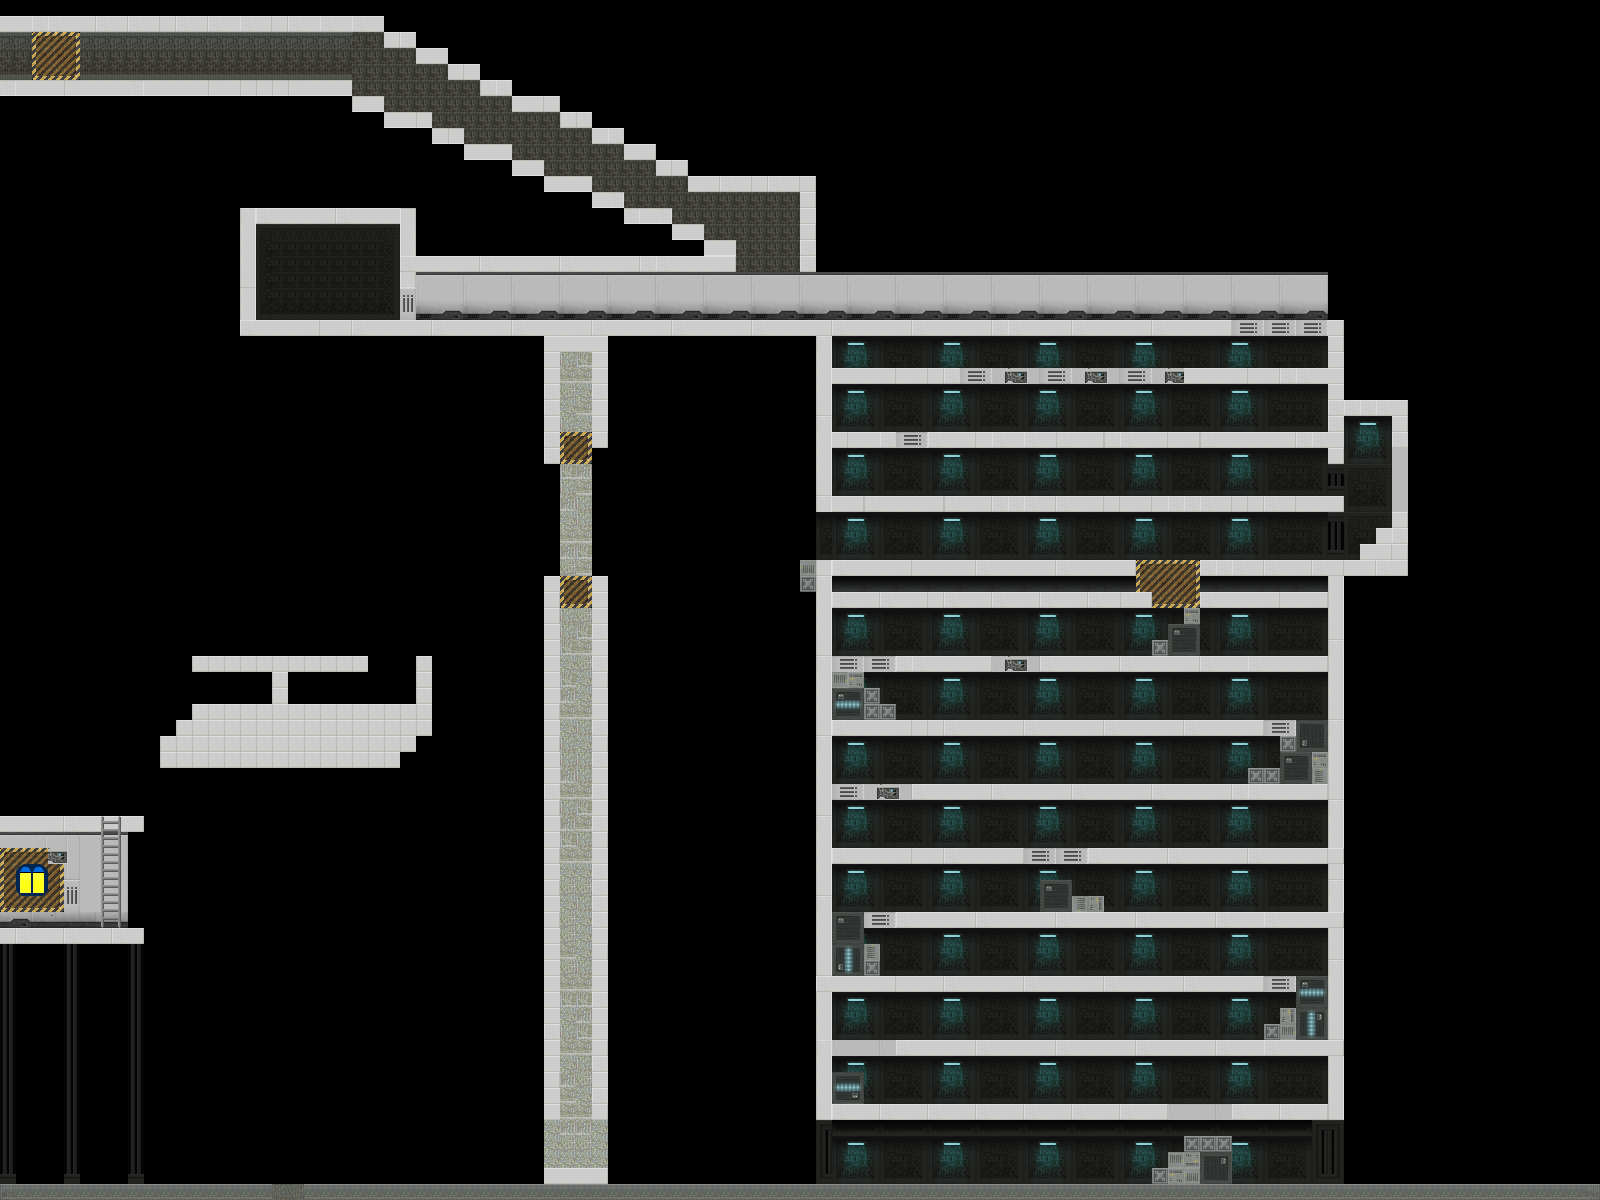

A 2D game scene composited from a Tiled map and its tileset images. What follows is a short description and the map's XML, with each tile layer's data collapsed to a summary:
An orthogonal 100x75 tile map with 16x16 px tiles, 3 tile layers (Tile Layer 3, Tile Layer 2, Tile Layer 1), 3 tilesets and 17 objects.

<map version="1.2" tiledversion="1.3.3" orientation="orthogonal" renderorder="right-down" width="100" height="75" tilewidth="16" tileheight="16" infinite="0" nextlayerid="8" nextobjectid="21">
 <editorsettings>
  <export target="map.json" format="json" />
 </editorsettings>
 <tileset firstgid="1" name="scifi_platformTiles_16x16" tilewidth="16" tileheight="16" tilecount="805" columns="35">
  <image source="scifi_platformTiles_16x16.png" width="560" height="368" />
 </tileset>
 <tileset firstgid="806" name="Sprites" tilewidth="16" tileheight="32" tilecount="2" columns="2">
  <image source="../../../DG5/assets/segments.png" width="32" height="32" />
 </tileset>
 <tileset firstgid="808" name="powerups" tilewidth="32" tileheight="32" tilecount="3" columns="3">
  <image source="../powerup/SSpowerups.png" width="96" height="32" />
 </tileset>
 <layer id="3" name="Tile Layer 3" width="100" height="75">
  <data>[7500 cells, 15 non-empty, 12 distinct tile ids]</data>
 </layer>
 <layer id="2" name="Tile Layer 2" width="100" height="75">
  <data>[7500 cells, 2403 non-empty, 140 distinct tile ids]</data>
 </layer>
 <objectgroup id="4" name="Objects">
  <object id="3" gid="806" x="275" y="1182.5" width="16" height="32" />
  <object id="4" gid="806" x="559.5" y="1166" width="16" height="32" />
  <object id="5" gid="1073742630" x="816" y="1149" width="16" height="32" rotation="180" />
  <object id="6" gid="806" x="1309.5" y="1102" width="16" height="32" />
  <object id="7" gid="806" x="1301.5" y="493" width="16" height="32" />
  <object id="8" gid="806" x="1174.5" y="845" width="16" height="32" />
  <object id="9" gid="1073742630" x="1118" y="527" width="16" height="32" rotation="180" />
  <object id="10" gid="806" x="1206" y="557.5" width="16" height="32" />
  <object id="11" gid="1073742630" x="784" y="285" width="16" height="32" rotation="180" />
  <object id="13" gid="1073742630" x="452" y="94" width="16" height="32" rotation="180" />
  <object id="14" gid="1073742630" x="323.5" y="44" width="16" height="32" rotation="180" />
  <object id="15" gid="806" x="181.5" y="76.5" width="16" height="32" />
  <object id="16" gid="806" x="127" y="926" width="16" height="32" />
 </objectgroup>
 <objectgroup id="5" name="Boss">
  <object id="17" gid="1073742630" x="313.667" y="234.333" width="41.6667" height="80.6667" rotation="180" />
 </objectgroup>
 <layer id="1" name="Tile Layer 1" width="100" height="75">
  <data>[7500 cells, 1024 non-empty, 52 distinct tile ids]</data>
 </layer>
 <objectgroup id="6" name="PowerUps">
  <object id="18" gid="810" x="624" y="1168" width="32" height="32" />
  <object id="19" gid="809" x="1353" y="511.5" width="32" height="32" />
  <object id="20" gid="808" x="448.5" y="317" width="32" height="32" />
 </objectgroup>
</map>
